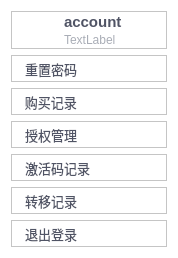
<?xml version="1.0" encoding="UTF-8"?>
<ui version="4.0">
 <class>IndividualCenterWidget</class>
 <widget class="QWidget" name="IndividualCenterWidget">
  <property name="geometry">
   <rect>
    <x>0</x>
    <y>0</y>
    <width>178</width>
    <height>258</height>
   </rect>
  </property>
  <property name="windowTitle">
   <string>Form</string>
  </property>
  <property name="styleSheet">
   <string notr="true">background-color:#FFFFFFFF;</string>
  </property>
  <layout class="QVBoxLayout" name="verticalLayout_2">
   <item>
    <widget class="QFrame" name="frame">
     <property name="frameShape">
      <enum>QFrame::StyledPanel</enum>
     </property>
     <property name="frameShadow">
      <enum>QFrame::Raised</enum>
     </property>
     <layout class="QHBoxLayout" name="horizontalLayout">
      <property name="spacing">
       <number>16</number>
      </property>
      <property name="leftMargin">
       <number>0</number>
      </property>
      <property name="topMargin">
       <number>0</number>
      </property>
      <property name="rightMargin">
       <number>0</number>
      </property>
      <property name="bottomMargin">
       <number>0</number>
      </property>
      <item>
       <widget class="QToolButton" name="toolBtnPhoto">
        <property name="enabled">
         <bool>true</bool>
        </property>
        <property name="minimumSize">
         <size>
          <width>36</width>
          <height>36</height>
         </size>
        </property>
        <property name="maximumSize">
         <size>
          <width>36</width>
          <height>36</height>
         </size>
        </property>
        <property name="cursor">
         <cursorShape>PointingHandCursor</cursorShape>
        </property>
        <property name="styleSheet">
         <string notr="true">QToolButton {
border: none; 
border-radius: 999px; 
background: transparent;
/*background-image: url(:/resource/individual/photo.png);*/
}</string>
        </property>
        <property name="text">
         <string/>
        </property>
        <property name="icon">
         <iconset resource="res.qrc">
          <normaloff>:/resource/individual/photo.png</normaloff>:/resource/individual/photo.png</iconset>
        </property>
        <property name="iconSize">
         <size>
          <width>36</width>
          <height>36</height>
         </size>
        </property>
        <property name="autoRaise">
         <bool>true</bool>
        </property>
       </widget>
      </item>
      <item>
       <layout class="QVBoxLayout" name="verticalLayout">
        <property name="spacing">
         <number>2</number>
        </property>
        <item>
         <widget class="QLabel" name="labelAccount">
          <property name="maximumSize">
           <size>
            <width>16777215</width>
            <height>19</height>
           </size>
          </property>
          <property name="font">
           <font>
            <pointsize>11</pointsize>
            <bold>true</bold>
           </font>
          </property>
          <property name="styleSheet">
           <string notr="true">border:none;color:#505465;</string>
          </property>
          <property name="text">
           <string>account</string>
          </property>
         </widget>
        </item>
        <item>
         <widget class="QLabel" name="labelID">
          <property name="maximumSize">
           <size>
            <width>16777215</width>
            <height>13</height>
           </size>
          </property>
          <property name="styleSheet">
           <string notr="true">color:#A9ADB6;</string>
          </property>
          <property name="text">
           <string>TextLabel</string>
          </property>
         </widget>
        </item>
       </layout>
      </item>
     </layout>
    </widget>
   </item>
   <item>
    <widget class="QFrame" name="frame_2">
     <property name="styleSheet">
      <string notr="true">QFrame:hover {
background-color: #FFE7E8EE;
color:#505465;
border-radius:1px;
padding-left:0px;
}</string>
     </property>
     <property name="frameShape">
      <enum>QFrame::StyledPanel</enum>
     </property>
     <property name="frameShadow">
      <enum>QFrame::Raised</enum>
     </property>
     <layout class="QHBoxLayout" name="horizontalLayout_2">
      <property name="spacing">
       <number>0</number>
      </property>
      <property name="leftMargin">
       <number>0</number>
      </property>
      <property name="topMargin">
       <number>0</number>
      </property>
      <property name="rightMargin">
       <number>0</number>
      </property>
      <property name="bottomMargin">
       <number>0</number>
      </property>
      <item>
       <widget class="QToolButton" name="toolBtnIndividualCenter">
        <property name="font">
         <font>
          <pointsize>10</pointsize>
         </font>
        </property>
        <property name="cursor">
         <cursorShape>PointingHandCursor</cursorShape>
        </property>
        <property name="styleSheet">
         <string notr="true">QToolButton {border:none;
color:#505465;
border-radius:1px;
padding-left:0px;
background:transparent;
}</string>
        </property>
        <property name="text">
         <string>  重置密码</string>
        </property>
        <property name="icon">
         <iconset resource="res.qrc">
          <normaloff>:/resource/individual/1.png</normaloff>:/resource/individual/1.png</iconset>
        </property>
        <property name="toolButtonStyle">
         <enum>Qt::ToolButtonTextBesideIcon</enum>
        </property>
       </widget>
      </item>
      <item>
       <spacer name="horizontalSpacer_4">
        <property name="orientation">
         <enum>Qt::Horizontal</enum>
        </property>
        <property name="sizeHint" stdset="0">
         <size>
          <width>40</width>
          <height>20</height>
         </size>
        </property>
       </spacer>
      </item>
      <item>
       <widget class="QLabel" name="label">
        <property name="minimumSize">
         <size>
          <width>10</width>
          <height>10</height>
         </size>
        </property>
        <property name="maximumSize">
         <size>
          <width>10</width>
          <height>10</height>
         </size>
        </property>
        <property name="styleSheet">
         <string notr="true">background:transparent;</string>
        </property>
        <property name="text">
         <string/>
        </property>
        <property name="pixmap">
         <pixmap resource="res.qrc">:/resource/individual/Enter.png</pixmap>
        </property>
        <property name="scaledContents">
         <bool>true</bool>
        </property>
       </widget>
      </item>
     </layout>
    </widget>
   </item>
   <item>
    <widget class="QFrame" name="frame_3">
     <property name="styleSheet">
      <string notr="true">QFrame:hover {
background-color: #FFE7E8EE;
color:#505465;
border-radius:1px;
padding-left:0px;
}</string>
     </property>
     <property name="frameShape">
      <enum>QFrame::StyledPanel</enum>
     </property>
     <property name="frameShadow">
      <enum>QFrame::Raised</enum>
     </property>
     <layout class="QHBoxLayout" name="horizontalLayout_3">
      <property name="spacing">
       <number>0</number>
      </property>
      <property name="leftMargin">
       <number>0</number>
      </property>
      <property name="topMargin">
       <number>0</number>
      </property>
      <property name="rightMargin">
       <number>0</number>
      </property>
      <property name="bottomMargin">
       <number>0</number>
      </property>
      <item>
       <widget class="QToolButton" name="toolBtnBuyHistory">
        <property name="font">
         <font>
          <pointsize>10</pointsize>
         </font>
        </property>
        <property name="cursor">
         <cursorShape>PointingHandCursor</cursorShape>
        </property>
        <property name="styleSheet">
         <string notr="true">QToolButton {border:none;
color:#505465;
border-radius:1px;
padding-left:0px;
background:transparent;
}</string>
        </property>
        <property name="text">
         <string>  购买记录 </string>
        </property>
        <property name="icon">
         <iconset resource="res.qrc">
          <normaloff>:/resource/individual/2.png</normaloff>:/resource/individual/2.png</iconset>
        </property>
        <property name="toolButtonStyle">
         <enum>Qt::ToolButtonTextBesideIcon</enum>
        </property>
       </widget>
      </item>
      <item>
       <spacer name="horizontalSpacer">
        <property name="orientation">
         <enum>Qt::Horizontal</enum>
        </property>
        <property name="sizeHint" stdset="0">
         <size>
          <width>36</width>
          <height>20</height>
         </size>
        </property>
       </spacer>
      </item>
      <item>
       <widget class="QLabel" name="label_2">
        <property name="minimumSize">
         <size>
          <width>10</width>
          <height>10</height>
         </size>
        </property>
        <property name="maximumSize">
         <size>
          <width>10</width>
          <height>10</height>
         </size>
        </property>
        <property name="styleSheet">
         <string notr="true">background:transparent;</string>
        </property>
        <property name="text">
         <string/>
        </property>
        <property name="pixmap">
         <pixmap resource="res.qrc">:/resource/individual/Enter.png</pixmap>
        </property>
        <property name="scaledContents">
         <bool>true</bool>
        </property>
       </widget>
      </item>
     </layout>
    </widget>
   </item>
   <item>
    <widget class="QFrame" name="frame_4">
     <property name="styleSheet">
      <string notr="true">QFrame:hover {
background-color: #FFE7E8EE;
color:#505465;
border-radius:1px;
padding-left:0px;
}</string>
     </property>
     <property name="frameShape">
      <enum>QFrame::StyledPanel</enum>
     </property>
     <property name="frameShadow">
      <enum>QFrame::Raised</enum>
     </property>
     <layout class="QHBoxLayout" name="horizontalLayout_4">
      <property name="spacing">
       <number>0</number>
      </property>
      <property name="leftMargin">
       <number>0</number>
      </property>
      <property name="topMargin">
       <number>0</number>
      </property>
      <property name="rightMargin">
       <number>0</number>
      </property>
      <property name="bottomMargin">
       <number>0</number>
      </property>
      <item>
       <widget class="QToolButton" name="toolBtnAuthorizationManage">
        <property name="font">
         <font>
          <pointsize>10</pointsize>
         </font>
        </property>
        <property name="cursor">
         <cursorShape>PointingHandCursor</cursorShape>
        </property>
        <property name="styleSheet">
         <string notr="true">QToolButton {border:none;
color:#505465;
border-radius:1px;
padding-left:0px;
background:transparent;
}</string>
        </property>
        <property name="text">
         <string>  授权管理</string>
        </property>
        <property name="icon">
         <iconset resource="res.qrc">
          <normaloff>:/resource/individual/3.png</normaloff>:/resource/individual/3.png</iconset>
        </property>
        <property name="toolButtonStyle">
         <enum>Qt::ToolButtonTextBesideIcon</enum>
        </property>
       </widget>
      </item>
      <item>
       <spacer name="horizontalSpacer_2">
        <property name="orientation">
         <enum>Qt::Horizontal</enum>
        </property>
        <property name="sizeHint" stdset="0">
         <size>
          <width>27</width>
          <height>20</height>
         </size>
        </property>
       </spacer>
      </item>
      <item>
       <widget class="QLabel" name="label_3">
        <property name="minimumSize">
         <size>
          <width>10</width>
          <height>10</height>
         </size>
        </property>
        <property name="maximumSize">
         <size>
          <width>10</width>
          <height>10</height>
         </size>
        </property>
        <property name="styleSheet">
         <string notr="true">background:transparent;</string>
        </property>
        <property name="text">
         <string/>
        </property>
        <property name="pixmap">
         <pixmap resource="res.qrc">:/resource/individual/Enter.png</pixmap>
        </property>
        <property name="scaledContents">
         <bool>true</bool>
        </property>
       </widget>
      </item>
     </layout>
    </widget>
   </item>
   <item>
    <widget class="QFrame" name="frame_6">
     <property name="styleSheet">
      <string notr="true">QFrame:hover {
background-color: #FFE7E8EE;
color:#505465;
border-radius:1px;
padding-left:0px;
}</string>
     </property>
     <property name="frameShape">
      <enum>QFrame::StyledPanel</enum>
     </property>
     <property name="frameShadow">
      <enum>QFrame::Raised</enum>
     </property>
     <layout class="QHBoxLayout" name="horizontalLayout_6">
      <property name="spacing">
       <number>0</number>
      </property>
      <property name="leftMargin">
       <number>0</number>
      </property>
      <property name="topMargin">
       <number>0</number>
      </property>
      <property name="rightMargin">
       <number>0</number>
      </property>
      <property name="bottomMargin">
       <number>0</number>
      </property>
      <item>
       <widget class="QToolButton" name="toolBtnActiveCodeHistory">
        <property name="font">
         <font>
          <pointsize>10</pointsize>
         </font>
        </property>
        <property name="cursor">
         <cursorShape>PointingHandCursor</cursorShape>
        </property>
        <property name="styleSheet">
         <string notr="true">QToolButton {border:none;
color:#505465;
border-radius:1px;
padding-left:0px;
background:transparent;
}</string>
        </property>
        <property name="text">
         <string>  激活码记录</string>
        </property>
        <property name="icon">
         <iconset resource="res.qrc">
          <normaloff>:/resource/individual/5.png</normaloff>:/resource/individual/5.png</iconset>
        </property>
        <property name="toolButtonStyle">
         <enum>Qt::ToolButtonTextBesideIcon</enum>
        </property>
       </widget>
      </item>
      <item>
       <spacer name="horizontalSpacer_5">
        <property name="orientation">
         <enum>Qt::Horizontal</enum>
        </property>
        <property name="sizeHint" stdset="0">
         <size>
          <width>32</width>
          <height>20</height>
         </size>
        </property>
       </spacer>
      </item>
      <item>
       <widget class="QLabel" name="label_5">
        <property name="minimumSize">
         <size>
          <width>10</width>
          <height>10</height>
         </size>
        </property>
        <property name="maximumSize">
         <size>
          <width>10</width>
          <height>10</height>
         </size>
        </property>
        <property name="styleSheet">
         <string notr="true">background:transparent;</string>
        </property>
        <property name="text">
         <string/>
        </property>
        <property name="pixmap">
         <pixmap resource="res.qrc">:/resource/individual/Enter.png</pixmap>
        </property>
        <property name="scaledContents">
         <bool>true</bool>
        </property>
       </widget>
      </item>
     </layout>
    </widget>
   </item>
   <item>
    <widget class="QFrame" name="frame_7">
     <property name="styleSheet">
      <string notr="true">QFrame:hover {
background-color: #FFE7E8EE;
color:#505465;
border-radius:1px;
padding-left:0px;
}</string>
     </property>
     <property name="frameShape">
      <enum>QFrame::StyledPanel</enum>
     </property>
     <property name="frameShadow">
      <enum>QFrame::Raised</enum>
     </property>
     <layout class="QHBoxLayout" name="horizontalLayout_7">
      <property name="spacing">
       <number>0</number>
      </property>
      <property name="leftMargin">
       <number>0</number>
      </property>
      <property name="topMargin">
       <number>0</number>
      </property>
      <property name="rightMargin">
       <number>0</number>
      </property>
      <property name="bottomMargin">
       <number>0</number>
      </property>
      <item>
       <widget class="QToolButton" name="toolBtnTransferHistory">
        <property name="font">
         <font>
          <pointsize>10</pointsize>
         </font>
        </property>
        <property name="cursor">
         <cursorShape>PointingHandCursor</cursorShape>
        </property>
        <property name="styleSheet">
         <string notr="true">QToolButton {border:none;
color:#505465;
border-radius:1px;
padding-left:0px;
background:transparent;
}</string>
        </property>
        <property name="text">
         <string>  转移记录</string>
        </property>
        <property name="icon">
         <iconset resource="res.qrc">
          <normaloff>:/resource/individual/6.png</normaloff>:/resource/individual/6.png</iconset>
        </property>
        <property name="toolButtonStyle">
         <enum>Qt::ToolButtonTextBesideIcon</enum>
        </property>
       </widget>
      </item>
      <item>
       <spacer name="horizontalSpacer_6">
        <property name="orientation">
         <enum>Qt::Horizontal</enum>
        </property>
        <property name="sizeHint" stdset="0">
         <size>
          <width>32</width>
          <height>20</height>
         </size>
        </property>
       </spacer>
      </item>
      <item>
       <widget class="QLabel" name="label_6">
        <property name="minimumSize">
         <size>
          <width>10</width>
          <height>10</height>
         </size>
        </property>
        <property name="maximumSize">
         <size>
          <width>10</width>
          <height>10</height>
         </size>
        </property>
        <property name="styleSheet">
         <string notr="true">background:transparent;</string>
        </property>
        <property name="text">
         <string/>
        </property>
        <property name="pixmap">
         <pixmap resource="res.qrc">:/resource/individual/Enter.png</pixmap>
        </property>
        <property name="scaledContents">
         <bool>true</bool>
        </property>
       </widget>
      </item>
     </layout>
    </widget>
   </item>
   <item>
    <widget class="QFrame" name="frame_5">
     <property name="styleSheet">
      <string notr="true">QFrame:hover {
background-color: #FFE7E8EE;
color:#505465;
border-radius:1px;
padding-left:0px;
}</string>
     </property>
     <property name="frameShape">
      <enum>QFrame::StyledPanel</enum>
     </property>
     <property name="frameShadow">
      <enum>QFrame::Raised</enum>
     </property>
     <layout class="QHBoxLayout" name="horizontalLayout_5">
      <property name="spacing">
       <number>0</number>
      </property>
      <property name="leftMargin">
       <number>0</number>
      </property>
      <property name="topMargin">
       <number>0</number>
      </property>
      <property name="rightMargin">
       <number>0</number>
      </property>
      <property name="bottomMargin">
       <number>0</number>
      </property>
      <item>
       <widget class="QToolButton" name="toolBtnLogout">
        <property name="font">
         <font>
          <pointsize>10</pointsize>
         </font>
        </property>
        <property name="cursor">
         <cursorShape>PointingHandCursor</cursorShape>
        </property>
        <property name="styleSheet">
         <string notr="true">QToolButton {border:none;
color:#505465;
border-radius:1px;
padding-left:0px;
background:transparent;
}</string>
        </property>
        <property name="text">
         <string>  退出登录</string>
        </property>
        <property name="icon">
         <iconset resource="res.qrc">
          <normaloff>:/resource/individual/4.png</normaloff>:/resource/individual/4.png</iconset>
        </property>
        <property name="toolButtonStyle">
         <enum>Qt::ToolButtonTextBesideIcon</enum>
        </property>
       </widget>
      </item>
      <item>
       <spacer name="horizontalSpacer_3">
        <property name="orientation">
         <enum>Qt::Horizontal</enum>
        </property>
        <property name="sizeHint" stdset="0">
         <size>
          <width>40</width>
          <height>20</height>
         </size>
        </property>
       </spacer>
      </item>
      <item>
       <widget class="QLabel" name="label_4">
        <property name="minimumSize">
         <size>
          <width>10</width>
          <height>10</height>
         </size>
        </property>
        <property name="maximumSize">
         <size>
          <width>10</width>
          <height>10</height>
         </size>
        </property>
        <property name="styleSheet">
         <string notr="true">background:transparent;</string>
        </property>
        <property name="text">
         <string/>
        </property>
        <property name="pixmap">
         <pixmap resource="res.qrc">:/resource/individual/Enter.png</pixmap>
        </property>
        <property name="scaledContents">
         <bool>true</bool>
        </property>
       </widget>
      </item>
     </layout>
    </widget>
   </item>
  </layout>
 </widget>
 <resources>
  <include location="res.qrc"/>
 </resources>
 <connections/>
</ui>
